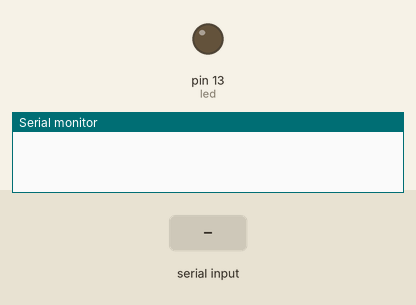
A sketch run on a simulated Arduino Uno, built with avr-gcc and run on an emulated ATmega328P. Shown: output pins drawn as LEDs (lit = HIGH), the last lines printed to the serial monitor. Inputs (shaded band) come from the test bench.

Above: at 1.2 s.
1.3 s: "1" received over Serial
At 2.0 s:
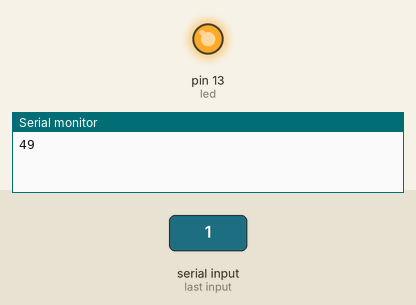
2.8 s: "0" received over Serial
At 3.2 s:
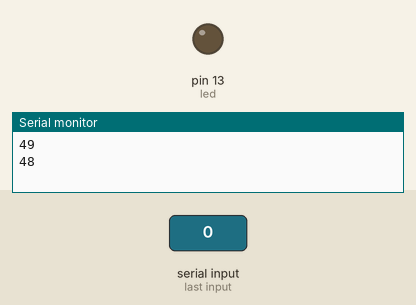
Timing chart, 0 to 5.8 s (numbered marks = the images above; inputs shaded):
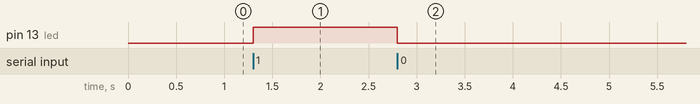

Measured:
- after the input at 1.3 s, pin 13 (led): LOW → HIGH at once
- after the input at 2.8 s, pin 13 (led): HIGH → LOW at once

The sketch:

ESCLAVO.ino
```cpp
int led = 13;  // usamos un pin de salida al LED
int DATO = 0;      // Variable lectrura serial

void setup() {
    pinMode(led, OUTPUT);
    digitalWrite(led, LOW);
    Serial.begin(9600);
}

void loop() {
    //si el modulo a manda dato, guardarlo en estado.
     if(Serial.available() > 0){
      DATO = Serial.read();
      Serial.println(DATO);
    } // esta parte del código es para solo 1 Carácter o Unidad.


    if (DATO == '0') {
         digitalWrite(led, LOW);

    }

   if (DATO == '1') {
        digitalWrite(led, HIGH);

    }
}
```
